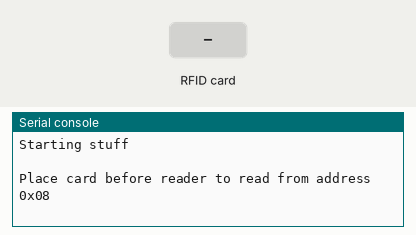
The program below on a simulated ESP32 board running MicroPython. Parts: the last lines printed to the serial console. The test bench sets the inputs (shaded band). The interpreter's speed is modelled, so counts of loop turns are approximate; the RFID card's data blocks start empty; library files of the repository ran but are not shown: mfrc522.py.

Above: at 1.2 s.
1.3 s: RFID card 5E 7A 19 C4 held to the reader
At 2.4 s:
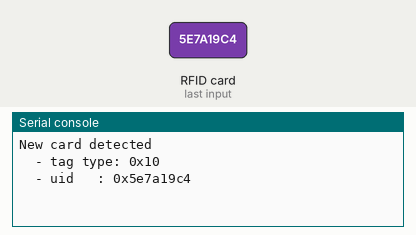
At 3.4 s:
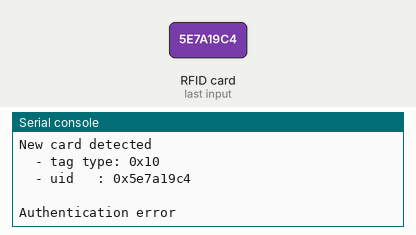

Measured:
- after the input at 1.3 s, the serial console: prints a new line at once (image 1)

The program:

rc522_read.py
```python
import mfrc522
from os import uname


def do_read():

	rdr = mfrc522.MFRC522(14, 13, 4, 33, 2)

	print("")
	print("Place card before reader to read from address 0x08")
	print("")

	try:
		while True:

			(stat, tag_type) = rdr.request(rdr.REQIDL)

			if stat == rdr.OK:

				(stat, raw_uid) = rdr.anticoll()

				if stat == rdr.OK:
					print("New card detected")
					print("  - tag type: 0x%02x" % tag_type)
					print("  - uid	 : 0x%02x%02x%02x%02x" % (raw_uid[0], raw_uid[1], raw_uid[2], raw_uid[3]))
					print("")

					if rdr.select_tag(raw_uid) == rdr.OK:

						key = [0xFF, 0xFF, 0xFF, 0xFF, 0xFF, 0xFF]

						if rdr.auth(rdr.AUTHENT1A, 8, key, raw_uid) == rdr.OK:
							print("Address 8 data: %s" % rdr.read(8))
							rdr.stop_crypto1()
						else:
							print("Authentication error")
					else:
						print("Failed to select tag")

	except KeyboardInterrupt:
		print("Bye")

if __name__ == "__main__":
    print("Starting stuff")
    do_read()
```
